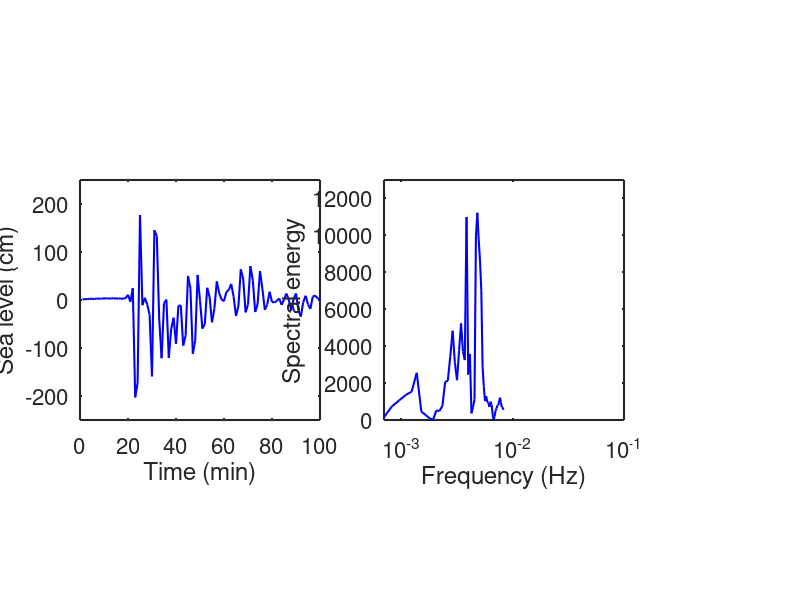

Recreate this plot in MATLAB.
%%% MATLAB code to calculate Fourier Transform
%%% using FFT (fast Fourier Transform) algorithm 
% Input wave is the 2018 Palu tsunami, ndonesia
clc; clear; close all;
set(0,'DefaultAxesFontsize',16); % fontsize
y=load('Chapter-4-input-Palu.txt'); % read input file 
% input time srries is in two columns; time and amplitudes
dt=60; % time interval of input file in seconds
nx=length(y(:,2)); % number of input values
z=fft(y(:,2)); % applyng FFT algotithm 
%
%%%%%%%%%%%%%%%%%%%%%%%%%%
% plot the time series
figure (1)
subplot('position',[0.1 0.3 0.3 0.4]);
plot(y(:,1),y(:,2),'b','LineWidth',1.5); 
xlabel('Time (min)');      % label on the X axis
ylabel('Sea level (cm)');  % label on the Y axis
set(gca,'ylim',[-250 250]);
set(gca,'xlim',[0 100]);
set(gca,'linewidth',1.5);
%%%%%%%%%%%%%%%%%%%%%%%%%%%%
% plot the Fourier Transform 
subplot('position',[0.48 0.3 0.3 0.4]);
semilogx((1:nx/2)./(dt.*nx),z(1:nx/2).*conj(z(1:nx/2))/nx,...
    'b','LineWidth',1.5);
xlabel('Frequency (Hz)');
ylabel('Spectral energy');
set(gca,'xlim',[10^(-4)*7 10^(-1)]);
set(gca,'XTick',[10^(-3) 10^(-2) 10^(-1)]);
set(gca,'ylim',[0 13000]);
set(gca,'linewidth',1.5);
%%% End of the code %%%